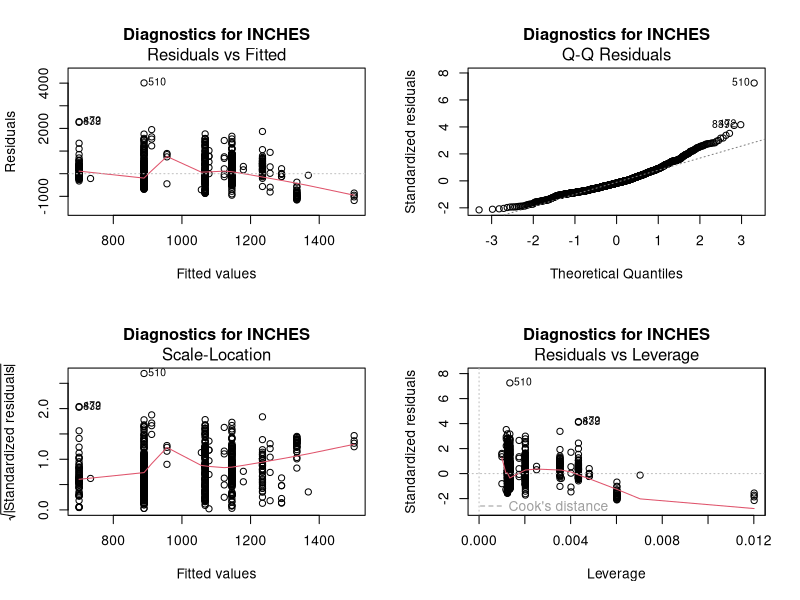
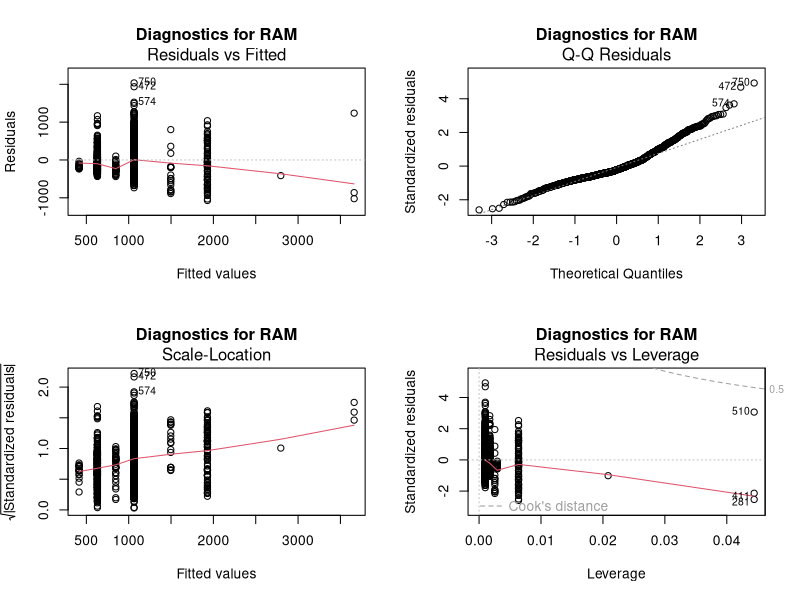
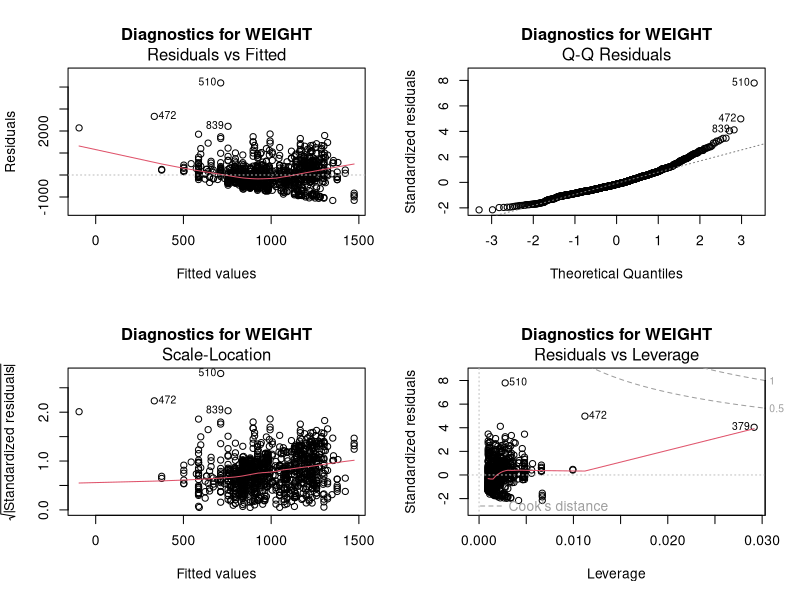
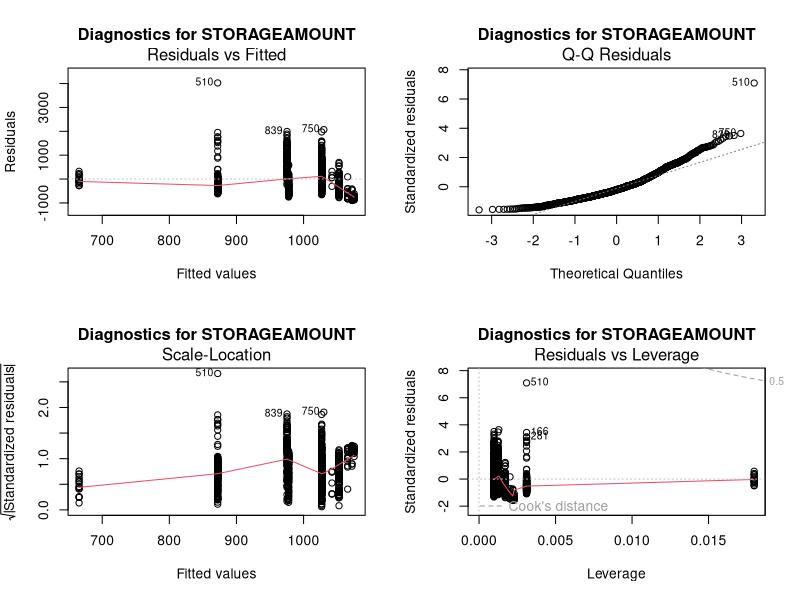
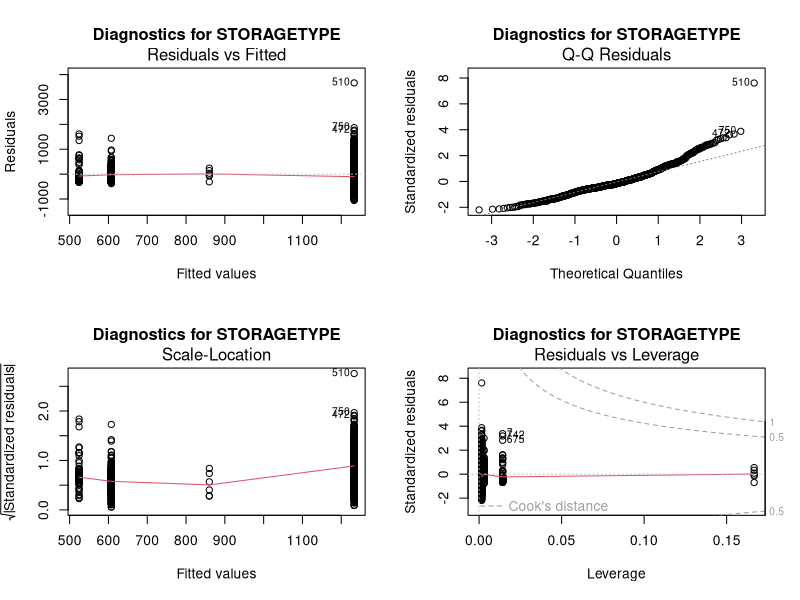
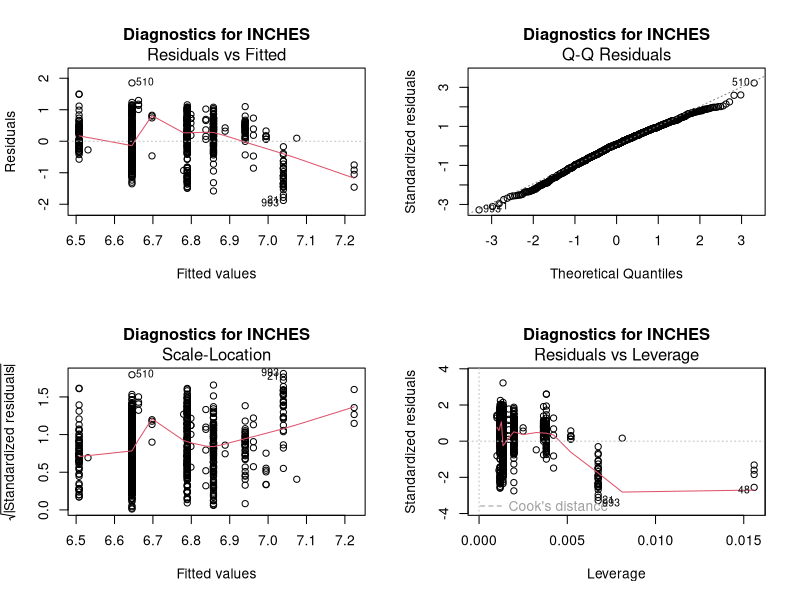
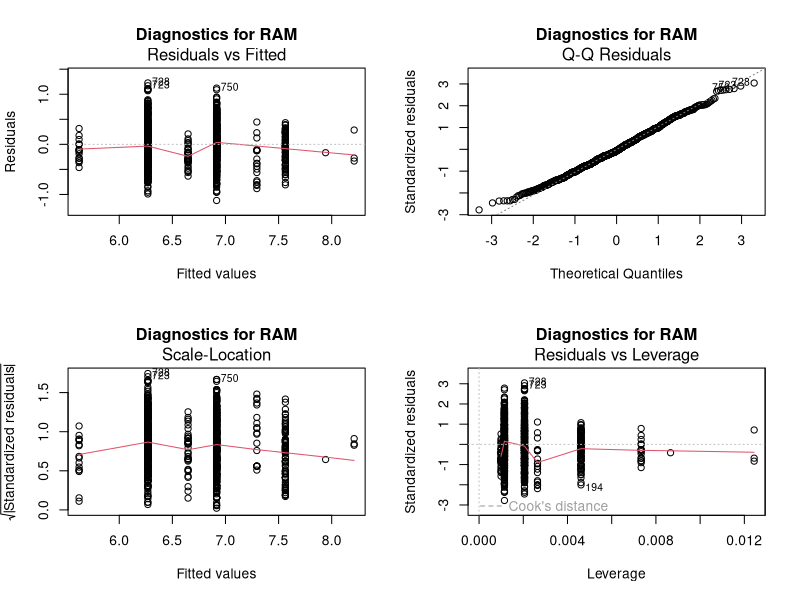
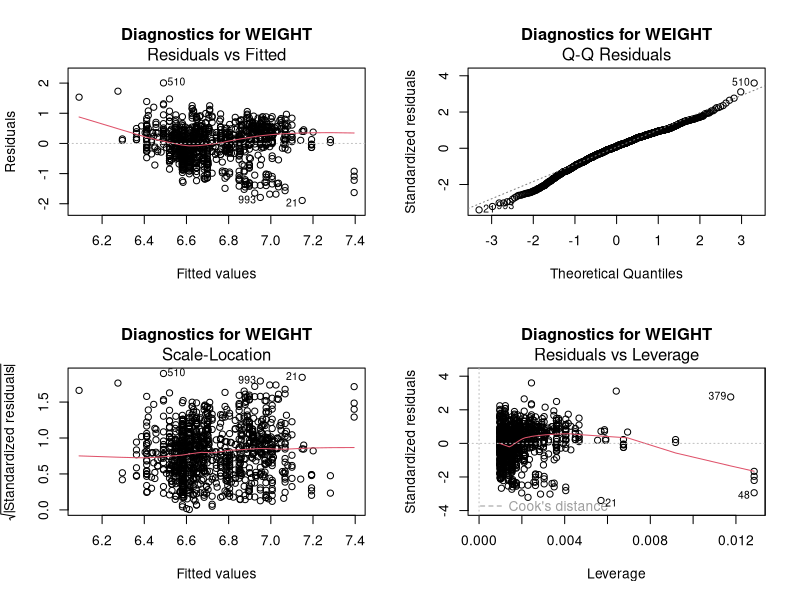

Source code (R) for these figures, in order: (Note: this script raises an error after producing the figures.)
library(readr)
laptop_prices_modified <- read_csv("laptop_prices_modified.csv")
View(laptop_prices_modified)

subset_columns <- c("inches", "ram", "weight", "storageamount", "storagetype") # "company"

# Summarize data
for (col in subset_columns) {
  print(toupper(col))
  formula <- as.formula(paste("price_euros ~", col))
  model <- lm(formula, data = laptop_prices_modified)
  print(summary(model))
}

# Generate Diagnostics Plots -- No remedial measures
for (col in subset_columns) {
  print(toupper(col)) 
  formula <- as.formula(paste("price_euros ~", col))
  model <- lm(formula, data = laptop_prices_modified)
  par(mfrow = c(2, 2))
  plot(model, main = paste("Diagnostics for", toupper(col)))
}

# Apply logarithmic transformation to the relevant columns and then fit the models
for (col in subset_columns) {
  print(toupper(col)) 
  transformed_data <- laptop_prices_modified
  transformed_data$log_price <- log(transformed_data$price_euros)
  if (is.numeric(transformed_data[[col]])) {
    transformed_data[[paste0("log_", col)]] <- log(transformed_data[[col]])
  }
  formula <- as.formula(paste("log_price ~", paste0("log_", col)))
  model <- lm(formula, data = transformed_data)
  fitted_values <- fitted(model)
  residuals_values <- residuals(model)
  
  # Generate diagnostics plots
  par(mfrow = c(2, 2))
  plot(model, main = paste("Diagnostics for", toupper(col)))
}

# Apply square root transformation to the relevant columns and then fit the models
for (col in subset_columns) {
  print(toupper(col)) 
  transformed_data <- laptop_prices_modified
  transformed_data$sqrt_price <- sqrt(transformed_data$price_euros)
  if (is.numeric(transformed_data[[col]])) {
    transformed_data[[paste0("sqrt_", col)]] <- sqrt(transformed_data[[col]])
  }
  formula <- as.formula(paste("sqrt_price ~", paste0("sqrt_", col)))
  model <- lm(formula, data = transformed_data)
  fitted_values <- fitted(model)
  residuals_values <- residuals(model)
  par(mfrow = c(2, 2))  # Arrange the plot layout (2x2 grid)
  plot(model, main = paste("Diagnostics for", toupper(col)))
}

